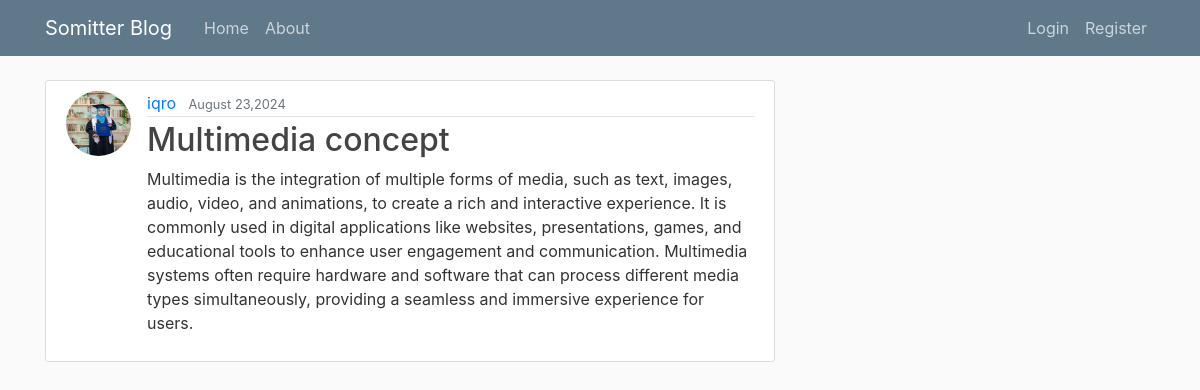
Page /post/9 on the committed database.
### blog/models.py (models this page shows, shortened)
class Post(models.Model):
    title = models.CharField(max_length=100)
    content = models.TextField()
    post_date = models.DateTimeField(default = timezone.now)
    author =models.ForeignKey(User, on_delete=models.CASCADE)

### user/models.py (models this page shows, shortened)
class Profile(models.Model):
    user =models.OneToOneField(User, on_delete=models.CASCADE)
    image =models.ImageField(default="default.jpg", upload_to="profile_pics")

### blog/views.py (the view)
# urls.py: path('post/<int:pk>', PostDetailView.as_view(), name='post-detail'),
class PostDetailView(DetailView):
      model =Post

### blog/templates/blog/post_detail.html (shortened to what this page needs)
{% extends "blog/base.html" %} {% block content %}
<article class="media content-section">
  <a href="{% url 'profile' %}"><img class="rounded-circle article-img" src="{{ object.author.profile.image.url }}" alt=""></a>
    <div class="media-body">
      <div class="article-metadata">
        <a class="mr-2" href="#">{{ object.author }}</a>
        <small class="text-muted">{{ object.post_date|date:"F d,Y" }}</small>
      </div>
      <h2 class="article-title">{{ object.title }}</h2>
      <p class="article-content">{{ object.content }}</p>
    </div>
  </article>
{% endblock content %}

### blog/static/blog/main.css (style rules this page uses)
body { background: #fafafa; color: #333333; margin-top: 5rem; }
h1, h2, h3, h4, h5, h6 { color: #444444; }
.content-section { background: #ffffff; padding: 10px 20px; border: 1px solid #dddddd; border-radius: 3px; margin-bottom: 20px; }
.article-title { color: #444444; }
.article-content { white-space: pre-line; }
.article-img { height: 65px; width: 65px; margin-right: 16px; }
.article-metadata { padding-bottom: 1px; margin-bottom: 4px; border-bottom: 1px solid #e3e3e3 }

### rows in the picture
Post: author.profile.image (picture), author "iqro", post_date "August 23,2024", title "Multimedia concept", content "Multimedia is the integration of multiple forms of media, such as text, images, audio, video, and animations, to create a rich and interactive experience. It is commonly used in digital applications like websites, presentations, games, and educational tools to enhance user engagement and communication. Multimedia systems often require hardware and software that can process different media types simultaneously, providing a seamless and immersive experience for users."
